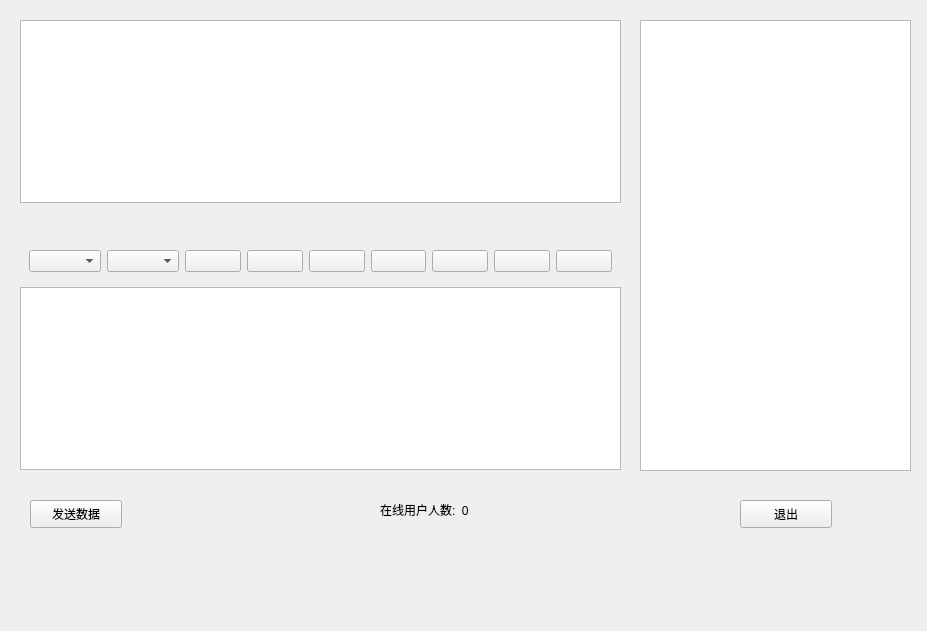
<?xml version="1.0" encoding="UTF-8"?>
<ui version="4.0">
 <class>Widget</class>
 <widget class="QWidget" name="Widget">
  <property name="geometry">
   <rect>
    <x>0</x>
    <y>0</y>
    <width>927</width>
    <height>631</height>
   </rect>
  </property>
  <property name="windowTitle">
   <string>Widget</string>
  </property>
  <widget class="QTableWidget" name="tableWidget_userlist">
   <property name="geometry">
    <rect>
     <x>640</x>
     <y>20</y>
     <width>271</width>
     <height>451</height>
    </rect>
   </property>
  </widget>
  <widget class="QPushButton" name="pushButton_senddata">
   <property name="geometry">
    <rect>
     <x>30</x>
     <y>500</y>
     <width>92</width>
     <height>28</height>
    </rect>
   </property>
   <property name="text">
    <string>发送数据</string>
   </property>
  </widget>
  <widget class="QPushButton" name="pushButton_quit">
   <property name="geometry">
    <rect>
     <x>740</x>
     <y>500</y>
     <width>92</width>
     <height>28</height>
    </rect>
   </property>
   <property name="text">
    <string>退出</string>
   </property>
  </widget>
  <widget class="QLabel" name="label_online">
   <property name="geometry">
    <rect>
     <x>380</x>
     <y>500</y>
     <width>131</width>
     <height>19</height>
    </rect>
   </property>
   <property name="text">
    <string>在线用户人数:  0</string>
   </property>
  </widget>
  <widget class="QWidget" name="">
   <property name="geometry">
    <rect>
     <x>20</x>
     <y>20</y>
     <width>601</width>
     <height>450</height>
    </rect>
   </property>
   <layout class="QVBoxLayout" name="verticalLayout">
    <item>
     <widget class="QTextBrowser" name="textBrowser"/>
    </item>
    <item>
     <spacer name="verticalSpacer">
      <property name="orientation">
       <enum>Qt::Vertical</enum>
      </property>
      <property name="sizeHint" stdset="0">
       <size>
        <width>20</width>
        <height>40</height>
       </size>
      </property>
     </spacer>
    </item>
    <item>
     <widget class="QWidget" name="widget" native="true">
      <layout class="QHBoxLayout" name="horizontalLayout">
       <item>
        <widget class="QComboBox" name="comboBox_font"/>
       </item>
       <item>
        <widget class="QComboBox" name="comboBox_size">
         <property name="editable">
          <bool>false</bool>
         </property>
         <property name="currentText">
          <string/>
         </property>
        </widget>
       </item>
       <item>
        <widget class="QPushButton" name="pushButton_bold">
         <property name="text">
          <string/>
         </property>
        </widget>
       </item>
       <item>
        <widget class="QPushButton" name="pushButton_italic">
         <property name="text">
          <string/>
         </property>
        </widget>
       </item>
       <item>
        <widget class="QPushButton" name="pushButton_underline">
         <property name="text">
          <string/>
         </property>
        </widget>
       </item>
       <item>
        <widget class="QPushButton" name="pushButton_color">
         <property name="text">
          <string/>
         </property>
        </widget>
       </item>
       <item>
        <widget class="QPushButton" name="pushButton_send">
         <property name="text">
          <string/>
         </property>
        </widget>
       </item>
       <item>
        <widget class="QPushButton" name="pushButton_save">
         <property name="text">
          <string/>
         </property>
        </widget>
       </item>
       <item>
        <widget class="QPushButton" name="pushButton_cls">
         <property name="text">
          <string/>
         </property>
        </widget>
       </item>
      </layout>
     </widget>
    </item>
    <item>
     <widget class="QTextEdit" name="textEdit_msg"/>
    </item>
   </layout>
  </widget>
 </widget>
 <resources/>
 <connections/>
</ui>
